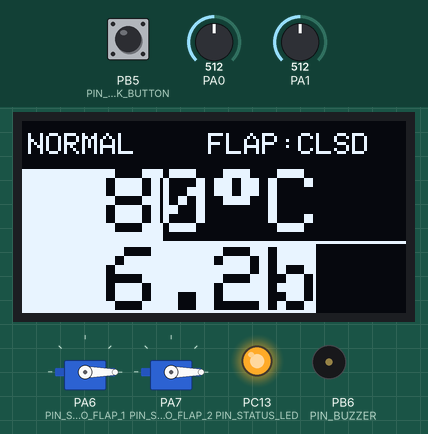
This program was run on a simulated STM32 Blue Pill. On the bench: 2 × servo, 128×64 one-colour display, output pins drawn as LEDs (lit = HIGH), buzzer (waves = sounding). The inputs (shaded band) are chosen by the test bench; at power-on: PA1 = 512, PA0 = 512, PB5 (PIN_ACK_BUTTON) LOW (analog values on the 0–1023 scale). What the program prints to the serial monitor is not drawn.

Above: at 7.2 s.
7.3 s: PA1 set to 441
At 8.5 s:
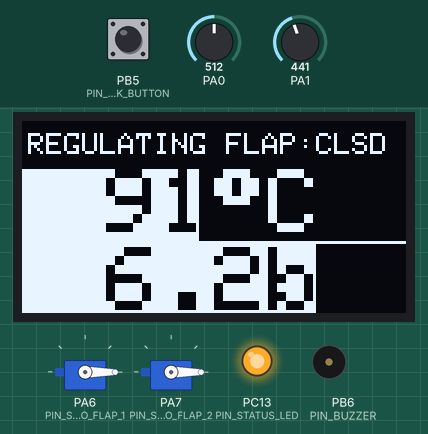
8.8 s: PA1 set to 424
At 10.4 s:
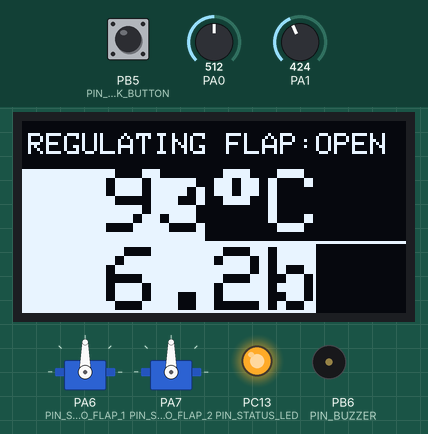
10.7 s: PA0 set to 172
At 12.2 s:
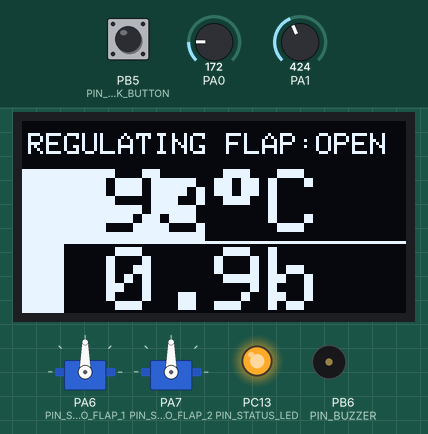
12.5 s: PA0 set to 151
At 14.1 s:
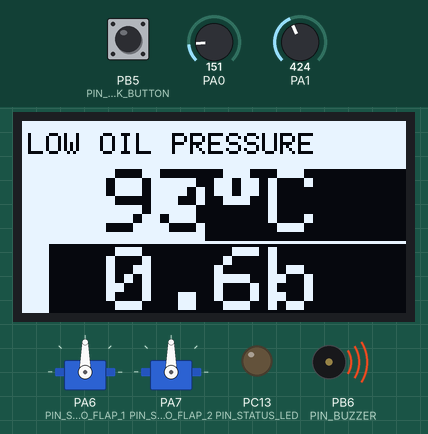
14.4 s: PA0 set to 70
At 16.0 s:
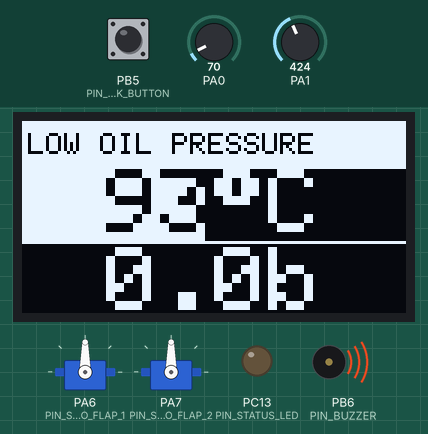
16.3 s: PA0 set to 58
At 17.5 s:
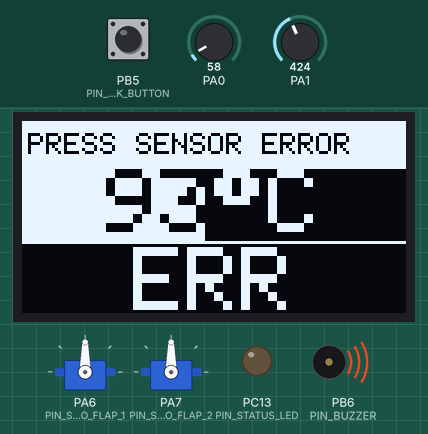
Timing chart, 0 to 20.3 s (numbered marks = the images above; inputs shaded):
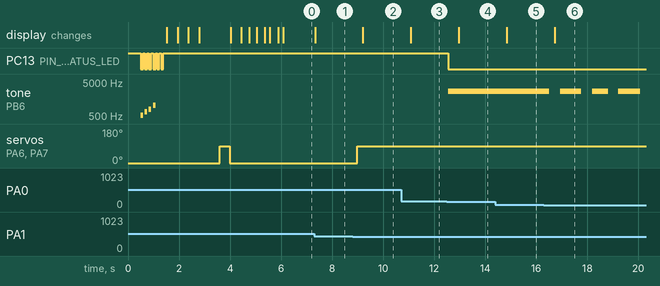

Measured:
- the behaviour switches between 434 and 433 on PA1 (found by bisection; images 1 and 2)
- the behaviour switches between 165 and 164 on PA0 (found by bisection; images 3 and 4)
- the behaviour switches between 63 and 62 on PA0 (found by bisection; images 5 and 6)
- after the input at 7.3 s, the display: changes at once (image 1)
- after the input at 8.8 s, servo on PA6 (PIN_SERVO_FLAP_1), servo on PA7 (PIN_SERVO_FLAP_2): 0° → 90° after 0.18 s; the display: changes after 0.41 s (image 2)
- after the input at 10.7 s, the display: changes after 0.39 s (image 3)
- after the input at 12.5 s, PC13 (PIN_STATUS_LED): HIGH → LOW at once; tone on PB6 (PIN_BUZZER): silent → 2700 Hz at once; the display: changes after 0.47 s (image 4)
- after the input at 14.4 s, the display: changes after 0.45 s (image 5)
- after the input at 16.3 s, tone on PB6 (PIN_BUZZER): goes silent 0.43 s, 2700 Hz 0.83 s, silent 0.43 s, 2700 Hz 0.63 s, silent 0.40 s, 2700 Hz 0.85 s, then silent, starting after 0.21 s; the display: changes after 0.43 s (image 6)

The program:

main.cpp
```cpp
#include <Arduino.h>
#include <Servo.h>
#include <Wire.h>
#include <Adafruit_GFX.h>
#include <Adafruit_SSD1306.h>
#include <SPI.h>
#include "pins.h"      // pin map (single source of truth)
#include "decision.h"  // hardware-independent decision logic (unit-tested)
#include "ws2812.h"    // WS2812B pixel encoding (unit-tested)
#include "buzzer.h"    // buzzer alert patterns (unit-tested)
#include "ack.h"       // acknowledge state machine (unit-tested)
#include "voice.h"     // MP3 voice mapping + DFPlayer frames (unit-tested)
#include "lifecycle.h" // INIT self-test helpers (unit-tested)

// ========== CONFIGURATION ==========

// ----- OLED Screen -----
#define SCREEN_WIDTH 128
#define SCREEN_HEIGHT 64
#define OLED_RESET    -1 // Default to -1 to share the board reset pin
#define SCREEN_ADDRESS 0x3C // Default to 0x3C for standard I2C adress

TwoWire OLED_I2C(PIN_OLED_SDA, PIN_OLED_SCL);
Adafruit_SSD1306 display(SCREEN_WIDTH, SCREEN_HEIGHT, &OLED_I2C, OLED_RESET);

// ----- HARDWARE Constants -----
const float VREF = 3.3f;
const uint16_t ADC_MAX = 4095;
const float TEMP_SERIES_RESISTOR = 220.0f; // temperature divider series resistor
const float PRESS_DIVIDER_RATIO = 1.5f;    // 10/20 kOhm pressure divider

// ----- FLAP Servos (twin, driven in tandem) -----
const uint8_t FLAP_CLOSED = 0;  // servo angle
const uint8_t FLAP_OPEN   = 90; // servo angle
Servo flapServo1;
Servo flapServo2;

// ----- Decision state (held here, evolved by the pure decision functions) -----
bool flapOpen = false;      // current flap state (hysteresis), starts closed
bool lowPressAlarm = false; // adaptive low-pressure alarm state (§4)
bool buzzerSounding = false; // current buzzer tone on/off (avoids retriggering tone())
int prevSituation = -1;     // last dispatched situation (edge-triggered sound/voice)
AckState ackState = {false, SIT_COLD}; // acknowledge state (§6)
bool prevAckButton = false; // previous touch-button level (for rising-edge detect)

// ----- WS2812B RGB LED (primary indicator) -----
// Driven over SPI2 MOSI (PIN_WS2812_DATA); SCLK/MISO are SPI2's other pins,
// unused/unconnected. Each WS2812 bit is 3 SPI bits at ~2.4 MHz (see lib/ws2812).
// A blocking 9-byte transfer is IRQ-safe (no bit-banging) and ample for one pixel.
SPIClass WS2812_SPI(PIN_WS2812_DATA, PB14, PB13); // MOSI, (MISO), (SCLK)

void ws2812Send(const uint8_t* buf, uint8_t len) {
    WS2812_SPI.beginTransaction(SPISettings(2400000, MSBFIRST, SPI_MODE0));
    for (uint8_t i = 0; i < len; i++) WS2812_SPI.transfer(buf[i]);
    WS2812_SPI.endTransaction();
}

void ws2812ShowAlert(AlertLevel level) {
    uint8_t buf[WS2812_PIXEL_BYTES];
    encodePixelGRB(alertColor(level), buf);
    ws2812Send(buf, sizeof(buf));
}

// ----- MP3 voice (DFPlayer Mini on USART1) -----
// Debug Serial is on USART2 (see platformio.ini build_flags), so USART1 is free.
const uint8_t MP3_VOLUME = 22; // 0..30

HardwareSerial MP3Serial(PIN_MP3_RX, PIN_MP3_TX);

void dfplayerSend(uint8_t cmd, uint16_t param) {
    uint8_t frame[DF_FRAME_LEN];
    dfplayerFrame(cmd, param, frame);
    MP3Serial.write(frame, DF_FRAME_LEN);
}

void playVoice(int track) { if (track > 0) dfplayerSend(DF_CMD_PLAY_INDEX, (uint16_t)track); }
void stopVoice()          { dfplayerSend(DF_CMD_STOP, 0); }


// ========== SETUP (BOOT + INIT, DECISION_MATRIX §2) ==========

float readTemperatureResistance(); // defined below; needed by the INIT checks
float readPressureVoltage();

bool oledOk = false; // set by the OLED self-test; gates display use afterwards

void initShow(uint8_t stepsDone) {
    if (!oledOk) return;
    static const char* const steps[] = {"OLED", "MP3", "TEMP", "PRESS", "SERVO"};
    const uint8_t N = 5;
    display.clearDisplay();
    display.setTextWrap(false);
    display.setTextColor(SSD1306_WHITE);
    display.setTextSize(1);
    display.setCursor(40, 4);
    display.print("SWEE.BRZ");
    if (stepsDone >= N) {
        display.setTextSize(2);
        display.setCursor(28, 30);
        display.print("READY!");
    } else {
        for (uint8_t i = 0; i < N; i++) {
            display.setTextSize(1);
            display.setCursor(4, 16 + i * 9);
            if      (i < stepsDone)  display.print("[OK] ");
            else if (i == stepsDone) display.print("[>>] ");
            else                     display.print("[  ] ");
            display.print(steps[i]);
        }
    }
    display.display();
}

// INIT_FAIL (§2): red LED, fault voice, long beeps, error on screen. Blocks until
// the operator presses ACK to bypass (deliberate sensor-unplugged override).
void enterInitFail(InitResult r) {
    ws2812ShowAlert(ALERT_ALARM);
    digitalWrite(PIN_STATUS_LED, LOW); // backup LED on (active LOW)
    playVoice(initFailVoiceTrack(r));
    if (oledOk) {
        display.clearDisplay();
        display.setTextWrap(false);
        display.setTextColor(SSD1306_WHITE);
        // Yellow zone: alert header centred
        display.setTextSize(1);
        display.setCursor(19, 4);
        display.print("!! INIT FAIL !!");
        // Blue zone: failed component + bypass instruction
        display.setCursor(2, 22);
        display.print(initResultLabel(r));
        display.setCursor(2, 38);
        display.print("Check connections.");
        display.setCursor(2, 52);
        display.print("ACK to bypass.");
        display.display();
    }
    bool prevAck = false;
    while (true) {
        tone(PIN_BUZZER, BUZZER_FREQ_HZ);
        for (uint8_t i = 0; i < 12; i++) {       // 600 ms on
            bool ackNow = digitalRead(PIN_ACK_BUTTON);
            if (ackNow && !prevAck) {
                noTone(PIN_BUZZER);
                tone(PIN_BUZZER, BUZZER_FREQ_HZ); delay(60); noTone(PIN_BUZZER);
                return;
            }
            prevAck = ackNow;
            delay(50);
        }
        noTone(PIN_BUZZER);
        for (uint8_t i = 0; i < 8; i++) {        // 400 ms off
            bool ackNow = digitalRead(PIN_ACK_BUTTON);
            if (ackNow && !prevAck) {
                tone(PIN_BUZZER, BUZZER_FREQ_HZ); delay(60); noTone(PIN_BUZZER);
                return;
            }
            prevAck = ackNow;
            delay(50);
        }
    }
}

// tFill/pFill override gauge fill widths for animation; INVERSE text auto-inverts with the fill.
static void bootGaugeFrame(float temperature, float pressure, bool tErr, bool pErr,
                            int tLen, int pLen, int tFill, int pFill) {
    display.clearDisplay();
    display.setTextWrap(false);
    display.setTextColor(SSD1306_WHITE);
    display.setTextSize(1);
    display.setCursor(40, 4);
    display.print("SWEE.BRZ");
    display.setTextSize(3);
    if (tFill > 0) display.fillRect(0, 16, tFill > 128 ? 128 : tFill, 24, SSD1306_WHITE);
    if (tErr) {
        display.setTextColor(SSD1306_INVERSE);
        display.setCursor(37, 16); display.print("ERR");
    } else {
        display.setTextColor(SSD1306_INVERSE);
        display.setCursor((128 - tLen * 18) / 2, 16);
        display.print((int)temperature); display.write(247); display.print("C");
    }
    display.drawFastHLine(0, 40, 128, SSD1306_WHITE);
    if (pFill > 0) display.fillRect(0, 41, pFill > 128 ? 128 : pFill, 23, SSD1306_WHITE);
    if (pErr) {
        display.setTextColor(SSD1306_INVERSE);
        display.setCursor(37, 42); display.print("ERR");
    } else {
        display.setTextColor(SSD1306_INVERSE);
        display.setCursor((128 - pLen * 18) / 2, 42);
        display.print(pressure, 1); display.print("b");
    }
    OLED_I2C.begin();
    display.display();
}

void gaugeBootAnimation() {
    if (!oledOk) return;
    float resistance  = readTemperatureResistance();
    float temperature = temperatureFromResistance(resistance);
    float vPressure   = readPressureVoltage();
    float pressure    = pressureFromVoltage(vPressure);
    const bool tErr = resistance >= TEMP_MAX_SAFE_RESISTANCE;
    const bool pErr = vPressure  < PRESS_MIN_SAFE_VOLTAGE;
    const int  tLen = ((int)temperature >= 100) ? 5 : 4;
    const int  pLen = (pressure >= 10.0f) ? 5 : 4;
    const int  tTgt = tErr ? 0 : (int)(constrain((temperature - 40.0f) / (150.0f - 40.0f), 0.0f, 1.0f) * 128.0f);
    const int  pTgt = pErr ? 0 : (int)(constrain(pressure / 8.0f, 0.0f, 1.0f) * 128.0f);

    uint32_t blinkMs = millis();
    bool     blinkOn = false;

    for (int w = 0; w <= 128; w += 4) {
        if (millis() - blinkMs >= 150) { blinkOn = !blinkOn; blinkMs = millis(); }
        int ef = blinkOn ? 128 : 0;
        bootGaugeFrame(temperature, pressure, tErr, pErr, tLen, pLen,
                       tErr ? ef : w, pErr ? ef : w);
        delay(8);
    }
    if (millis() - blinkMs >= 150) { blinkOn = !blinkOn; blinkMs = millis(); }
    bootGaugeFrame(temperature, pressure, tErr, pErr, tLen, pLen,
                   tErr ? (blinkOn ? 128 : 0) : 128,
                   pErr ? (blinkOn ? 128 : 0) : 128);
    delay(80);

    for (int s = 0; s <= 10; s++) {
        if (millis() - blinkMs >= 150) { blinkOn = !blinkOn; blinkMs = millis(); }
        int ef = blinkOn ? 128 : 0;
        bootGaugeFrame(temperature, pressure, tErr, pErr, tLen, pLen,
                       tErr ? ef : 128 + (tTgt - 128) * s / 10,
                       pErr ? ef : 128 + (pTgt - 128) * s / 10);
        delay(12);
    }
}

void setup() {
    // ===== BOOT =====
    Serial.begin(115200);                 // debug on USART2 (build_flags)
    pinMode(PIN_STATUS_LED, OUTPUT);
    digitalWrite(PIN_STATUS_LED, HIGH);   // HIGH = off (active LOW)
    pinMode(PIN_ACK_BUTTON, INPUT);       // touch module drives the line (no pull)
    analogReadResolution(12);
    WS2812_SPI.begin();
    ws2812ShowAlert(ALERT_OFF);
    MP3Serial.begin(9600);                // DFPlayer Mini default baud

    delay(500); // let the screen + DFPlayer power up

    // C major arpeggio (C5-E5-G5-C6) synced with LED blink
    static const uint16_t bootNotes[] = {523, 659, 784, 1047};
    for (uint8_t i = 0; i < 4; i++) {
        tone(PIN_BUZZER, bootNotes[i]);
        digitalWrite(PIN_STATUS_LED, LOW);  delay(100);
        noTone(PIN_BUZZER);
        digitalWrite(PIN_STATUS_LED, HIGH); delay(60);
    }
    for (uint8_t i = 0; i < 2; i++) {
        digitalWrite(PIN_STATUS_LED, LOW);  delay(80);
        digitalWrite(PIN_STATUS_LED, HIGH); delay(80);
    }
    // Servos parked before INIT so flaps stay controlled through any blocking check.
    flapServo1.attach(PIN_SERVO_FLAP_1);
    flapServo2.attach(PIN_SERVO_FLAP_2);
    flapServo1.write(FLAP_CLOSED);
    flapServo2.write(FLAP_CLOSED);
    dfplayerSend(DF_CMD_SET_VOLUME, MP3_VOLUME); // before INIT so fail voice is at the right level

    // ===== INIT =====
    OLED_I2C.begin();
    oledOk = display.begin(SSD1306_SWITCHCAPVCC, SCREEN_ADDRESS);
    if (!oledOk) enterInitFail(INIT_FAIL_OLED);
    initShow(1); delay(400);

    // TODO: real DFPlayer SD-presence query (parse status frame); assumed OK for now.
    initShow(2); delay(400);

    if (!tempSensorPlausible(readTemperatureResistance())) enterInitFail(INIT_FAIL_TEMP);
    initShow(3); delay(400);

    if (!pressSensorPlausible(readPressureVoltage())) enterInitFail(INIT_FAIL_PRESS);
    initShow(4); delay(400);

    flapServo1.write(FLAP_CLOSED); flapServo2.write(FLAP_CLOSED); delay(400);
    flapServo1.write(FLAP_OPEN);   flapServo2.write(FLAP_OPEN);   delay(400);
    flapServo1.write(FLAP_CLOSED); flapServo2.write(FLAP_CLOSED);

    // ===== INIT OK -> RUN =====
    playVoice(1);
    initShow(5); delay(400);
    gaugeBootAnimation();
}


// ========== HARDWARE SENSOR READS ==========

float readPinVoltage(uint8_t pin) {
    return analogRead(pin) * (VREF / ADC_MAX);
}

float readTemperatureResistance() {
    float voltage = readPinVoltage(PIN_TEMP_SENSE);
    if (voltage >= (VREF - 0.01f)) voltage = VREF - 0.01f; // prevent div by zero
    return (voltage * TEMP_SERIES_RESISTOR) / (VREF - voltage);
}

float readPressureVoltage() {
    return readPinVoltage(PIN_PRESS_SENSE) * PRESS_DIVIDER_RATIO;
}


// ========== SITUATION OUTPUTS ==========

// ----- FLAP (servos) -----
void applyFlap(bool open) {
    uint8_t angle = open ? FLAP_OPEN : FLAP_CLOSED;
    flapServo1.write(angle);
    flapServo2.write(angle);
}

// ----- LED -----
// Primary indicator: WS2812B (off/yellow/red). Onboard PC13 (active LOW) mirrors
// it as a backup: lit on any alert, off otherwise.
void applyAlertLed(AlertLevel level) {
    ws2812ShowAlert(level);
    digitalWrite(PIN_STATUS_LED, level == ALERT_OFF ? HIGH : LOW);
}

// ----- BUZZER (per-loop envelope) -----
// Passive piezo on PIN_BUZZER via tone() (TIM3). The pure pattern/envelope logic
// lives in lib/buzzer; here we only gate the tone on transitions.
void applyBuzzer(Situation sit, bool muted) {
    BuzzerPattern pattern = muted ? BUZZ_SILENT : buzzerPattern(sit);
    bool on = buzzerOnAt(pattern, millis());
    if (on && !buzzerSounding)      { tone(PIN_BUZZER, BUZZER_FREQ_HZ); buzzerSounding = true; }
    else if (!on && buzzerSounding) { noTone(PIN_BUZZER); buzzerSounding = false; }
}

// ----- VOICE (edge-triggered) -----
// Play the situation's voice prompt (§7) once when it becomes active.
void onSituationChange(Situation sit) {
    Serial.print("Situation -> ");
    Serial.println(situationName(sit));
    playVoice(voiceTrack(sit));
}

// ----- DISPLAY -----

void updateDisplay(Situation sit, float temperature, float resistance, float pressure, float vPressure) {
    display.clearDisplay();
    display.setTextWrap(false);

    const bool tempErr  = resistance >= TEMP_MAX_SAFE_RESISTANCE;
    const bool pressErr = vPressure < PRESS_MIN_SAFE_VOLTAGE;

    // Yellow zone (y=0-15): situation label; alerts invert the strip for visibility.
    const bool isAlert = situationAlert(sit) != ALERT_OFF;
    if (isAlert) {
        display.fillRect(0, 0, 128, 16, SSD1306_WHITE);
        display.setTextColor(SSD1306_BLACK);
    } else {
        display.setTextColor(SSD1306_WHITE);
    }
    display.setTextSize(1);
    display.setCursor(2, 4);
    switch (sit) {
        case SIT_STOP_ENGINE:      display.print("!! STOP ENGINE !!"); break;
        case SIT_TEMP_SENSOR_ERR:  display.print("TEMP SENSOR ERROR"); break;
        case SIT_PRESS_SENSOR_ERR: display.print("PRESS SENSOR ERROR"); break;
        case SIT_LOW_PRESSURE:     display.print("LOW OIL PRESSURE"); break;
        case SIT_OVERPRESSURE:     display.print("OVERPRESSURE"); break;
        case SIT_MILD_OVERHEAT:
            display.print("OIL HOT!  FLAP:");
            display.print(flapOpen ? "OPEN" : "CLSD");
            break;
        case SIT_REGULATION:
            display.print("REGULATING FLAP:");
            display.print(flapOpen ? "OPEN" : "CLSD");
            break;
        case SIT_NORMAL:
            display.print("NORMAL    FLAP:");
            display.print(flapOpen ? "OPEN" : "CLSD");
            break;
        case SIT_COLD:
            display.print("COLD      FLAP:");
            display.print(flapOpen ? "OPEN" : "CLSD");
            break;
    }
    display.setTextColor(SSD1306_WHITE);

    // Blue zone top (y=16-39): temperature, size-3 with liquid-fill gauge background.
    display.setTextSize(3);
    if (tempErr) {
        display.setCursor(37, 16);
        display.print("ERR");
    } else {
        int fillW = (int)(constrain((temperature - 40.0f) / (150.0f - 40.0f), 0.0f, 1.0f) * 128.0f);
        if (fillW > 0) display.fillRect(0, 16, fillW, 24, SSD1306_WHITE);
        int len = ((int)temperature >= 100) ? 5 : 4;
        display.setTextColor(SSD1306_INVERSE);
        display.setCursor((128 - len * 18) / 2, 16);
        display.print((int)temperature);
        display.write(247);
        display.print("C");
    }

    display.drawFastHLine(0, 40, 128, SSD1306_WHITE);

    // Blue zone bottom (y=41-63): pressure gauge.
    display.setTextSize(3);
    if (pressErr) {
        display.setCursor(37, 42);
        display.print("ERR");
    } else {
        int fillW = (int)(constrain(pressure / 8.0f, 0.0f, 1.0f) * 128.0f);
        if (fillW > 0) display.fillRect(0, 41, fillW, 23, SSD1306_WHITE);
        int len = (pressure >= 10.0f) ? 5 : 4;
        display.setTextColor(SSD1306_INVERSE);
        display.setCursor((128 - len * 18) / 2, 42);
        display.print(pressure, 1);
        display.print("b");
    }

    display.display();
}


// On an ACK rising edge: mute an in-progress voice prompt and give a feedback blip.
void onAckPress() {
    if (ackState.acked) stopVoice();
    tone(PIN_BUZZER, BUZZER_FREQ_HZ); delay(60); noTone(PIN_BUZZER);
    buzzerSounding = false;
}


// ========== MAIN LOOP ==========

void loop() {
    // ----- SENSOR Reads + conversions -----
    float resistance = readTemperatureResistance();
    float temperature = temperatureFromResistance(resistance);
    float vPressure = readPressureVoltage();
    float pressure = pressureFromVoltage(vPressure);

    // ----- DECISION (§3/§4) -----
    bool sensorsOk = (resistance < TEMP_MAX_SAFE_RESISTANCE) && (vPressure >= PRESS_MIN_SAFE_VOLTAGE);
    lowPressAlarm = sensorsOk ? nextLowPressAlarm(lowPressAlarm, temperature, pressure)
                              : false; // readings unreliable -> drop the adaptive alarm
    Situation sit = evaluateSituation(resistance, vPressure, temperature, pressure, lowPressAlarm);

    // ----- ACKNOWLEDGE (§6) -----
    bool ackNow = digitalRead(PIN_ACK_BUTTON);
    bool ackEdge = ackNow && !prevAckButton; // rising edge = touch
    prevAckButton = ackNow;
    ackState = updateAck(ackState, sit, ackEdge); // every loop: handles auto-return / re-arm
    if (ackEdge) onAckPress();

    // ----- OUTPUTS -----
    flapOpen = nextFlapState(sit, temperature, flapOpen);
    applyFlap(flapOpen);
    applyAlertLed(situationAlert(sit)); // LED stays on even when acknowledged
    applyBuzzer(sit, ackState.acked);   // ack mutes the buzzer
    if ((int)sit != prevSituation) { onSituationChange(sit); prevSituation = sit; }
    static uint32_t lastDisplayMs = 0;
    uint32_t nowMs = millis();
    if (oledOk && (nowMs - lastDisplayMs >= 500)) {
        lastDisplayMs = nowMs;
        OLED_I2C.begin(); // STM32F103 I2C BUSY-flag errata: re-init before each frame
        updateDisplay(sit, temperature, resistance, pressure, vPressure);
    }

    // Split the 200 ms wait into 20 ms slices so short ACK taps are never missed.
    for (uint8_t i = 0; i < 10; i++) {
        delay(20);
        bool ackNow = digitalRead(PIN_ACK_BUTTON);
        if (ackNow && !prevAckButton) {
            ackState = updateAck(ackState, sit, true);
            onAckPress();
        }
        prevAckButton = ackNow;
    }
}
```

Source omitted: pins.h (2359 bytes)
